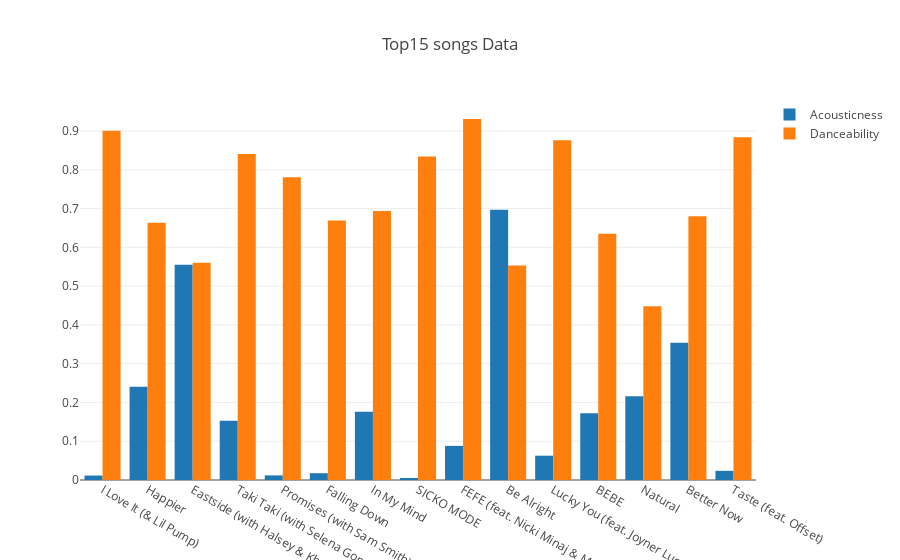

Notebook code cell kept with this figure:
### Code cell
trace0 = go.Bar(
    x=ratings_songs_new.index,
    y=ratings_songs_new.acousticness,
    name='Acousticness',
    orientation = 'v'
)

trace1 = go.Bar(
    x=ratings_songs_new.index,
    y=ratings_songs_new.danceability,
    name='Danceability',
    orientation = 'v'
)

data = [trace0, trace1]
layout = {'title': 'Top15 songs Data'}

fig = go.Figure(data=data, layout=layout)

iplot(fig, show_link=False)

### Figure 1 — Plotly figure (JSON) as saved in the notebook; plotly's stock layout.template omitted (floating-point values rounded to 4 significant figures)
{"data": [{"name": "Acousticness", "orientation": "v", "type": "bar", "uid": "f77820fc-155b-4cd5-b1ca-a832325bc11e", "x": ["I Love It (& Lil Pump)", "Happier", "Eastside (with Halsey & Khalid)", "Taki Taki (with Selena Gomez, Ozuna & Cardi B)", "Promises (with Sam Smith)", "Falling Down", "In My Mind", "SICKO MODE", "FEFE (feat. Nicki Minaj & Murda Beatz)", "Be Alright", "Lucky You (feat. Joyner Lucas)", "BEBE", "Natural", "Better Now", "Taste (feat. Offset)"], "y": [0.0114, 0.2403, 0.555, 0.153, 0.0119, 0.0175, 0.176, 0.00513, 0.088, 0.697, 0.0627, 0.172, 0.216, 0.354, 0.0236]}, {"name": "Danceability", "orientation": "v", "type": "bar", "uid": "1623ddbb-735a-4b29-a9f9-184e4fe28c80", "x": ["I Love It (& Lil Pump)", "Happier", "Eastside (with Halsey & Khalid)", "Taki Taki (with Selena Gomez, Ozuna & Cardi B)", "Promises (with Sam Smith)", "Falling Down", "In My Mind", "SICKO MODE", "FEFE (feat. Nicki Minaj & Murda Beatz)", "Be Alright", "Lucky You (feat. Joyner Lucas)", "BEBE", "Natural", "Better Now", "Taste (feat. Offset)"], "y": [0.901, 0.6634, 0.56, 0.841, 0.781, 0.669, 0.694, 0.834, 0.931, 0.553, 0.876, 0.635, 0.448, 0.68, 0.884]}], "layout": {"title": {"text": "Top15 songs Data"}}}
